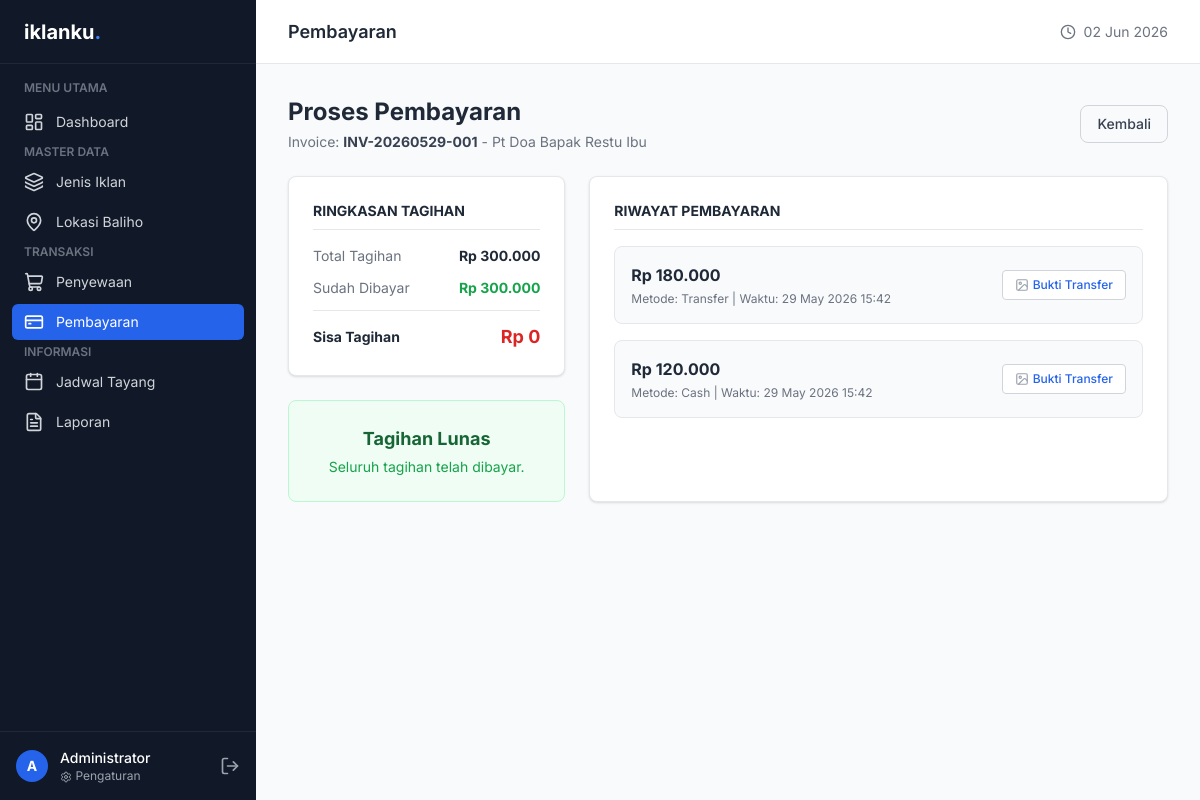
Page /pembayaran/pay.php?id_penyewaan=2 (signed in) on the committed database.
### tables this page shows
CREATE TABLE `pembayaran` (
  `id` int(11) NOT NULL,
  `id_penyewaan` int(11) NOT NULL,
  `total_tagihan` decimal(15,2) NOT NULL,
  `dibayar` decimal(15,2) DEFAULT 0.00,
  `sisa_tagihan` decimal(15,2) NOT NULL,
  `status_pembayaran` enum('Belum Bayar','DP','Lunas') DEFAULT 'Belum Bayar',
  `updated_at` timestamp NOT NULL DEFAULT current_timestamp() ON UPDATE current_timestamp()
);

CREATE TABLE `penyewaan` (
  `id` int(11) NOT NULL,
  `no_invoice` varchar(50) NOT NULL,
  `id_lokasi` int(11) NOT NULL,
  `id_jenis` int(11) NOT NULL,
  `nama_pic` varchar(100) NOT NULL,
  `nama_pt` varchar(150) NOT NULL,
  `no_hp` varchar(20) NOT NULL,
  `email` varchar(100) NOT NULL,
  `alamat` text NOT NULL,
  `file_media` varchar(255) DEFAULT NULL,
  `tgl_mulai` date NOT NULL,
  `tgl_selesai` date NOT NULL,
  `total_hari` int(11) NOT NULL,
  `total_harga` decimal(15,2) NOT NULL,
  `status_penyewaan` enum('Pending','Aktif','Selesai','Dibatalkan') DEFAULT 'Pending',
  `created_at` timestamp NOT NULL DEFAULT current_timestamp()
);

CREATE TABLE `riwayat_pembayaran` (
  `id` int(11) NOT NULL,
  `id_pembayaran` int(11) NOT NULL,
  `nominal` decimal(15,2) NOT NULL,
  `metode` enum('Transfer','Cash','QRIS') NOT NULL,
  `bukti_pembayaran` varchar(255) NOT NULL,
  `tgl_bayar` timestamp NOT NULL DEFAULT current_timestamp()
);

### pembayaran/pay.php (the view, shortened to what this page needs)
<?php
require_once '../includes/header.php';
require_once '../includes/sidebar.php';
$id_penyewaan = isset($_GET['id_penyewaan']) ? (int) $_GET['id_penyewaan'] : 0;
$ambil_data = $conn->prepare("SELECT pb.*, p.no_invoice, p.nama_pt, p.nama_pic, p.status_penyewaan
                        FROM pembayaran pb
                        JOIN penyewaan p ON pb.id_penyewaan = p.id
                        WHERE p.id = ?");
$ambil_data->bind_param("i", $id_penyewaan);
$ambil_data->execute();
$detail = $ambil_data->get_result()->fetch_assoc();
$id_pembayaran = $detail['id'];
$ambil_riwayat = $conn->prepare("SELECT * FROM riwayat_pembayaran WHERE id_pembayaran = ? ORDER BY id DESC");
$ambil_riwayat->bind_param("i", $id_pembayaran);
$ambil_riwayat->execute();
$list_riwayat = $ambil_riwayat->get_result();
?>
<div class="max-w-5xl mx-auto">
    <div class="flex flex-col sm:flex-row sm:items-center justify-between mb-6 gap-3">
        <div>
            <h2 class="text-2xl font-bold text-gray-800">Proses Pembayaran</h2>
            <p class="text-sm text-gray-500 mt-1">Invoice: <span
                    class="font-bold text-gray-700"><?= htmlspecialchars($detail['no_invoice']) ?></span> -
                <?= htmlspecialchars($detail['nama_pt'] ?: $detail['nama_pic']) ?>
            </p>
        </div>
        <a href="index.php"
            class="px-4 py-2 border border-gray-300 rounded-lg text-sm font-medium text-gray-700 hover:bg-gray-50 text-center">
            Kembali
        </a>
    </div>
    <div class="grid grid-cols-1 lg:grid-cols-3 gap-6">
        <div class="lg:col-span-1 space-y-6">
            <div class="bg-white rounded-lg shadow border border-gray-200 p-6">
                <h3 class="text-sm font-bold text-gray-800 uppercase mb-4 pb-2 border-b">Ringkasan Tagihan</h3>
                <div class="space-y-3">
                    <div class="flex justify-between items-center text-sm">
                        <span class="text-gray-500">Total Tagihan</span>
                        <span class="font-bold text-gray-800">Rp
                            <?= number_format($detail['total_tagihan'], 0, ',', '.') ?></span>
                    </div>
                    <div class="flex justify-between items-center text-sm">
                        <span class="text-gray-500">Sudah Dibayar</span>
                        <span class="font-bold text-green-600">Rp
                            <?= number_format($detail['dibayar'], 0, ',', '.') ?></span>
                    </div>
                    <div class="pt-3 border-t flex justify-between items-center">
                        <span class="text-sm font-bold text-gray-800">Sisa Tagihan</span>
                        <span class="text-lg font-bold text-red-600">Rp
                            <?= number_format($detail['sisa_tagihan'], 0, ',', '.') ?></span>
                    </div>
                </div>
            </div>
            <?php if ($detail['status_pembayaran'] != 'Lunas' && $detail['status_penyewaan'] != 'Dibatalkan'): ?>
                <div class="bg-white rounded-lg shadow border border-gray-200 p-6">
                    <h3 class="text-sm font-bold text-gray-800 uppercase mb-4 pb-2 border-b">Input Pembayaran</h3>
                    <form action="" method="POST" enctype="multipart/form-data" class="space-y-4" id="formBayar" onsubmit="return validasiPembayaran()">
                        <div>
                            <label class="block text-sm font-medium text-gray-700 mb-1">Nominal (Rp) <span
                                    class="text-red-500">*</span></label>
                            <input type="number" name="nominal" id="nominal" required max="<?= $detail['sisa_tagihan'] ?>"
                                min="1"
                                class="w-full px-4 py-2 border border-gray-300 rounded-lg text-lg font-bold text-gray-800">
                            <div class="mt-2 flex gap-2">
                                <button type="button" onclick="setNominal(<?= $detail['sisa_tagihan'] ?>)"
                                    class="text-xs px-2.5 py-1 bg-blue-50 text-blue-600 rounded font-medium">Bayar
                                    Lunas</button>
                                <button type="button" onclick="setNominal(<?= $detail['sisa_tagihan'] / 2 ?>)"
                                    class="text-xs px-2.5 py-1 bg-gray-50 text-gray-600 rounded font-medium">Bayar
                                    50%</button>
                            </div>
                        </div>
                        <div>
                            <label class="block text-sm font-medium text-gray-700 mb-1">Metode <span
                                    class="text-red-500">*</span></label>
                            <select name="metode" required
                                class="w-full px-4 py-2 border border-gray-300 rounded-lg bg-white">
                                <option value="Transfer">Transfer Bank</option>
                                <option value="Cash">Cash / Tunai</option>
                                <option value="QRIS">QRIS</option>
                            </select>
                        </div>
                        <div>
                            <label class="block text-sm font-medium text-gray-700 mb-1">Bukti Pembayaran <span
                                    class="text-red-500">*</span></label>
                            <input type="file" name="bukti_pembayaran" required accept=".jpg,.jpeg,.png"
                                class="w-full px-3 py-1.5 border border-gray-300 rounded-lg text-sm bg-white">
                        </div>
                        <button type="submit"
                            class="w-full py-2.5 bg-blue-600 text-white rounded-lg hover:bg-blue-700 font-medium">
                            Proses Pembayaran
                        </button>
                    </form>
                </div>
            <?php elseif ($detail['status_pembayaran'] == 'Lunas'): ?>
                <div class="bg-green-50 border border-green-200 rounded-lg p-6 text-center">
                    <h3 class="text-green-800 font-bold text-lg">Tagihan Lunas</h3>
                    <p class="text-green-600 text-sm mt-1">Seluruh tagihan telah dibayar.</p>
                </div>
            <?php endif; ?>
        </div>
        <div class="lg:col-span-2 bg-white rounded-lg shadow border border-gray-200 p-6">
            <h3 class="text-sm font-bold text-gray-800 uppercase mb-4 pb-2 border-b">Riwayat Pembayaran</h3>
            <?php if ($list_riwayat->num_rows > 0): ?>
                <div class="space-y-4">
                    <?php while ($baris = $list_riwayat->fetch_assoc()): ?>
                        <div
                            class="p-4 bg-gray-50 border border-gray-200 rounded-lg flex flex-col sm:flex-row sm:items-center justify-between gap-3">
                            <div>
                                <p class="text-base font-bold text-gray-800">Rp
                                    <?= number_format($baris['nominal'], 0, ',', '.') ?>
                                </p>
                                <p class="text-xs text-gray-500 mt-1">Metode: <?= htmlspecialchars($baris['metode']) ?> | Waktu:
                                    <?= date('d M Y H:i', strtotime($baris['tgl_bayar'])) ?>
                                </p>
                            </div>
                            <div>
                                <a href="<?= BASE_URL ?>/uploads/bukti/<?= $baris['bukti_pembayaran'] ?>" target="_blank"
                                    class="inline-flex items-center text-xs font-medium text-blue-600 bg-white border border-gray-300 px-3 py-1.5 rounded hover:bg-gray-50">
                                    <i data-lucide="image" class="w-3.5 h-3.5 mr-1 text-gray-400"></i> Bukti Transfer
                                </a>
                            </div>
                        </div>
                    <?php endwhile; ?>
                </div>
            <?php else: ?>
                <p class="text-sm text-gray-500 text-center py-8">Belum ada riwayat pembayaran.</p>
            <?php endif; ?>
        </div>
    </div>
</div>
<?php require_once '../includes/footer.php'; ?>

### includes/header.php (style rules this page uses)
body { font-family: 'Inter', sans-serif; }

### rows in the picture
pembayaran: id_penyewaan.no_invoice "INV-20260529-001", id_penyewaan.nama_pt "Pt Doa Bapak Restu Ibu", total_tagihan "300.000", dibayar "300.000", sisa_tagihan "0"
riwayat_pembayaran: nominal "180.000", metode "Transfer", tgl_bayar "29 May 2026 15:42"
riwayat_pembayaran: nominal "120.000", metode "Cash", tgl_bayar "29 May 2026 15:42"

### other values in the picture
substr($_SESSION['nama'], 0, 1) "A"
$_SESSION['nama'] "Administrator"
str_replace('_', ' ', $menu_aktif) "Pembayaran"
